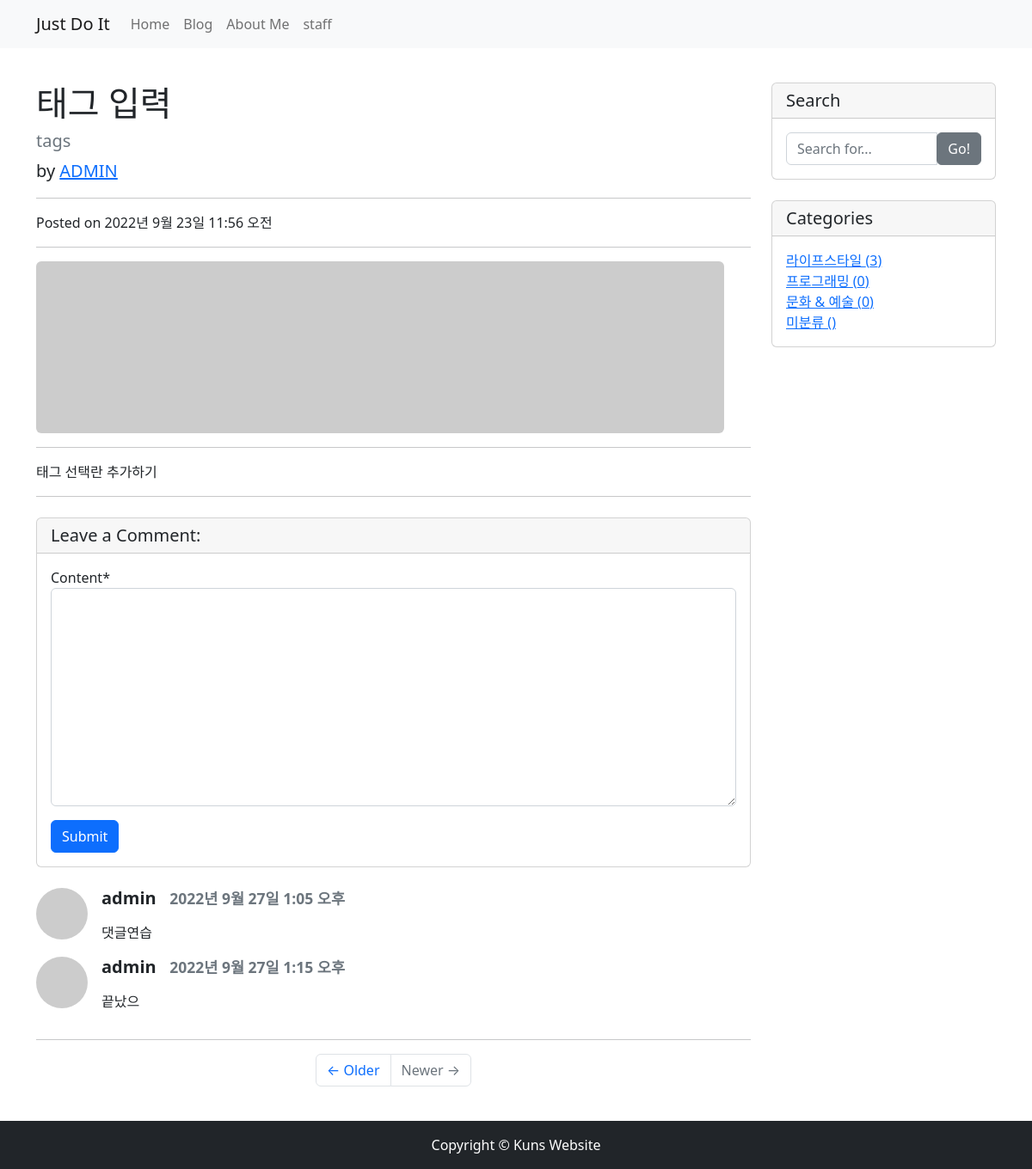
Page /blog/9/ (signed in) on the committed database.
### blog/models.py (models this page shows, shortened)
class Post(models.Model):
    title = models.CharField(max_length=30) # 최대길이
    hook_text = models.CharField(max_length=100, blank=True)
    content = models.TextField() # 문자열 길이 제한 없다
    head_image = models.ImageField(upload_to='blog/images/%Y/%m/%d/',blank=True)
    file_upload = models.FileField(upload_to='blog/files/%Y/%m/%d/',blank=True)
    created_at = models.DateTimeField(auto_now_add=True) # 현재시간으로 자동저장
    updated_at = models.DateTimeField(auto_now=True) # 다시 저장한 현재시간으로 자동저장
    author = models.ForeignKey(User,null=True, on_delete=models.SET_NULL)
    category = models.ForeignKey(Category, null = True, blank= True, on_delete=models.SET_NULL)
    tags = models.ManyToManyField(Tag, blank=True)
    def get_absolute_url(self):
        return f'/blog/{self.pk}/'

class Comment(models.Model):
    post = models.ForeignKey(Post, on_delete=models.CASCADE)
    author = models.ForeignKey(User, on_delete=models.CASCADE)
    content = models.TextField()
    created_at = models.DateTimeField(auto_now_add=True)
    modified_at = models.DateTimeField(auto_now=True)
    def get_avatar_url(self):
        if self.author.socialaccount_set.exists():
            return self.author.socialaccount_set.first().get_avatar_url()
        else:
            return f'http://picsum.photos/60/60'

class Category(models.Model):
    name = models.CharField(max_length=50,unique=True)
    slug = models.SlugField(max_length=200,unique=True,allow_unicode=True)
    def __str__(self):
        return self.name
    def get_absolute_url(self):
        return f'/blog/category/{self.slug}/'
    class Meta:
        verbose_name_plural = "categories"

### blog/views.py (the view)
# urls.py: path('<int:pk>/',views.PostDetail.as_view()),
class PostDetail(DetailView):
    model = Post
    def get_context_data(self, **kwargs):
        context = super(PostDetail, self).get_context_data()
        context['categories'] = Category.objects.all()
        context['no_category_post_count']=Post.objects.filter(category=None).count()
        context['comment_form']=CommentForm
        return context

### blog/templates/blog/post_detail.html (shortened to what this page needs)
{% extends 'blog/base.html' %}
{% load crispy_forms_tags %}
{% block main_area %}
    <div id="post-area">
        <h1 class="mt-4">{{ post.title }}</h1>
        <h5 class="text-muted">{{ post.hook_text }}</h5>
        <p class="lead">
            by
            <a href="#">{{ post.author | upper }}</a>
        </p>
        <hr>
        <p>Posted on {{ post.created_at }}</p>
        <hr>
        {% if post.head_image %}
            <img class="img-fluid rounded" src="{{ post.head_image.url }}" alt="{{ post.title }} head_image">
        {% else %}
            <img class="img-fluid rounded" src="https://picsum.photos/seed/{{ post.id }}/800/200" alt="random_image">
        {% endif %}
        <hr>
        <p>{{ post.content }}</p>
        <hr>
    </div>
    <div id="comment-area">
        <div class="card my-4">
            <h5 class="card-header">Leave a Comment:</h5>
            <div class="card-body">
                {% if user.is_authenticated %}
                <form id="comment-form" method="POST" action="{{ post.get_absolute_url }}new_comment/">
                    <div class="form-group">
                        {{ comment_form | crispy }}
                    </div>
                    <button type="submit" class="btn btn-primary" >Submit</button>
                </form>
                {% else %}
                    <a class="nav-link" href="#" data-toggle="modal" data-target="#loginModal">Leave a Comment</a>
                {% endif %}
            </div>
        </div>
        {% if post.comment_set.exists %}
        {% for comment in post.comment_set.iterator %}
        <div class="d-flex" id="comment-{{ comment.pk }}">
            <div class="flex-shrink-0"><img class="rounded-circle" src="{{ comment.get_avatar_url }}" alt="{{ comment.author }}" widht="60px" height="60"></div>
            <div class="ms-3" style="width: 100%;">
                <h5 class="fw-bold">{{ comment.author.username }}&nbsp;&nbsp; <small class="text-muted">{{ comment.created_at }}</small></h5>
                <p>{{ comment.content | linebreaks }}</p>
            </div>
        </div>
        {% endfor %}
        {% endif %}
        <hr/>
    </div>
{% endblock %}

### blog/templates/blog/base.html (shortened to what this page needs)
<!DOCTYPE html>
<html>
{% load static %}
<head>
    <link rel="stylesheet" href="{% static 'blog/bootstrap/bootstrap.min.css' %}" media="screen">
</head>
<body>
    {% include 'blog/navbar.html' %}
    <div class="container my-3">
        <div class="row">
            <div class="col-md-8 col-lg-9" id="main-area">
                {% block main_area %}
                {% endblock %}
                <ul class="pagination justify-content-center mb-4">
                    <li class="page-item">
                        <a class="page-link" href="#">&larr; Older</a>
                    </li>
                    <li class="page-item disabled">
                        <a class="page-link" href="#">Newer &rarr;</a>
                    </li>
                </ul>
            </div>
            <div class="col-md-4 col-lg-3">
                <div class="card my-4">
                    <h5 class="card-header">Search</h5>
                    <div class="card-body">
                        <div class="input-group">
                            <input type="text" class="form-control" placeholder="Search for..." id="search-input">
                            <span class="input-group-btn">
                                    <button class="btn btn-secondary" type="button" onclick="searchPost()">Go!</button>
                                </span>
                        </div>
                    </div>
                </div>
                <div class="card my-4">
                    <h5 class="card-header">Categories</h5>
                    <div class="card-body">
                        <div class="row">
                                <ul class="list-unstyled mb-0">
                                    {% for category in categories %}
                                    <li>
                                        <a href="{{ category.get_absolute_url }}">{{ category }} ({{category.post_set.count }})</a>
                                    </li>
                                    {% endfor %}
                                    <li>
                                        <a href="/blog/category/no_category/">미분류 ({{category.post_set.count }})</a>
                                    </li>
                                </ul>
                        </div>
                    </div>
                </div>
            </div>
        </div>
    </div>
  {% include 'blog/footer.html' %}

### blog/templates/blog/navbar.html (shortened to what this page needs)
    {% load socialaccount %}
    <nav class="navbar navbar-expand-lg navbar-light bg-light">
        <div class="container">
            <a class="navbar-brand" href="/">Just Do It</a>
            <div class="collapse navbar-collapse" id="navbarNavDropdown">
                <ul class="navbar-nav">
                    <li class="nav-item active">
                        <a class="nav-link" href="/">Home</a>
                    </li>
                    <li class="nav-item">
                        <a class="nav-link" href="/blog/">Blog</a>
                    </li>
                    <li class="nav-item">
                        <a class="nav-link" href="/about_me/">About Me</a>
                    </li>
                </ul>
                <ul class="navbar-nav ml-auto">
                    {% if user.is_authenticated %}
                    <li class="nav-item dropdown">
                        <a class="nav-link" dropdown-toggle" href="#" id="navbarNavDropdownMenyLink" role="button"
                        data-toggle="dropdown" aria-haspopup="true" aria-expanded="false">{{ user.username }}</a>
                    </li>
                    {% else %}
                    <li class="nav-item">
                        <a class="nav-link" href="#" data-toggle="modal" data-target="#loginModal">Log In</a>
                    </li>
                    {% endif %}
                </ul>
            </div>
        </div>
    </nav>

### rows in the picture
Post: title "태그 입력", hook_text "tags", author "ADMIN", created_at "2022년 9월 23일 11:56 오전", content "태그 선택란 추가하기"
Comment: author.username "admin", created_at "2022년 9월 27일 1:05 오후", content "댓글연습"
Comment: author.username "admin", created_at "2022년 9월 27일 1:15 오후", content "끝났으"
Category: name "라이프스타일", post_set.count "3"
Category: name "프로그래밍", post_set.count "0"
Category: name "문화 & 예술", post_set.count "0"

### other values in the picture
{{ user.username }} "staff"
